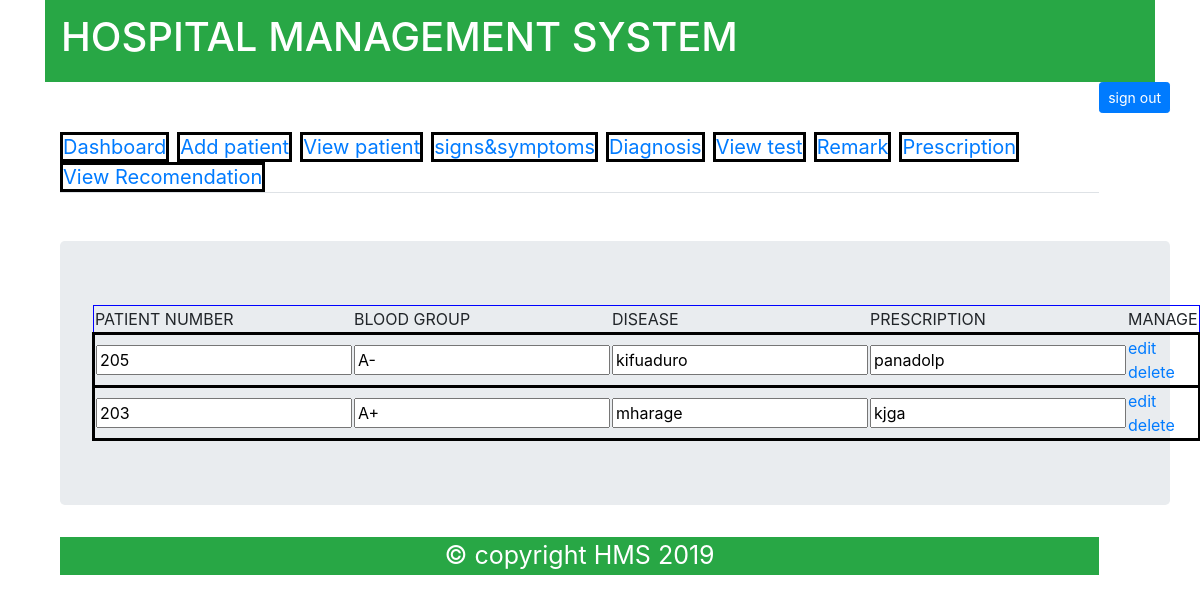
The page /index.php?page=vrec (signed in) on the database its author committed.
### tables this page shows
CREATE TABLE `patients` (
  `PATIENT_NUMBER` int(10) NOT NULL,
  `REG_ID` int(10) DEFAULT NULL,
  `DATE_TIME` timestamp NOT NULL DEFAULT CURRENT_TIMESTAMP ON UPDATE CURRENT_TIMESTAMP,
  `BLOOD_GROUP` varchar(5) DEFAULT NULL,
  `DISEASE` varchar(100) DEFAULT NULL,
  `PRESCRIPTION` varchar(255) DEFAULT NULL,
  `DISCHARGE_TIME` timestamp NULL DEFAULT CURRENT_TIMESTAMP ON UPDATE CURRENT_TIMESTAMP,
  `EMPNO` int(10) DEFAULT NULL
);

### index.php (called while the page is built, shortened)
<?php
include "includes/template.php";

### views/vreco.php (the view)
<div class="container">
    <div class="jumbotron">
    <?php
    $x=$_SESSION["empno"];
    $vreco="SELECT * FROM patients WHERE EMPNO=$x AND PRESCRIPTION IS NOT NULL ORDER BY PATIENT_NUMBER DESC";
    $n=mysqli_query($connect,$vreco);
    if($n){
        ?>
        <table style="width:100%; border: 1px solid blue;  ">
            <tr>
                <td>PATIENT NUMBER</td>
                <td>BLOOD GROUP </td>
                <td>DISEASE</td>
                <td>PRESCRIPTION</td>
                <td>MANAGE</td>
            </tr>
            <?php
            while($row=mysqli_fetch_assoc($n)){
                ?>
                <tr style="border:solid black;">
                    <td><input type="text" name="" id="" value="<?=$row["PATIENT_NUMBER"]?>"></td>
                    <td><input type="text" name="" id="" value="<?=$row["BLOOD_GROUP"]?>"></td>
                    <td><input type="text" name="" id="" value="<?=$row["DISEASE"]?>"></td>
                    <td><input type="text" name="" id="" value="<?=$row["PRESCRIPTION"]?>"></td>
                    <td>
                    <a href="index.php?page=vrecedit&id=<?=$row["PATIENT_NUMBER"]?>&test=<?=$row["TEST_ID"]?>">edit</a>
                    <a href="index.php?page=vrecdelete&id=<?=$row["PATIENT_NUMBER"]?>&test=<?=$row["TEST_ID"]?>">delete</a>
                    </td>
                </tr>
                <?php
            }
            ?>
        </table>
    <?php
    }
    ?>
    </div>
</div>

### rows shown on the page
patients: PATIENT_NUMBER "205", BLOOD_GROUP "A-", DISEASE "kifuaduro", PRESCRIPTION "panadolp"
patients: PATIENT_NUMBER "203", BLOOD_GROUP "A+", DISEASE "mharage", PRESCRIPTION "kjga"
